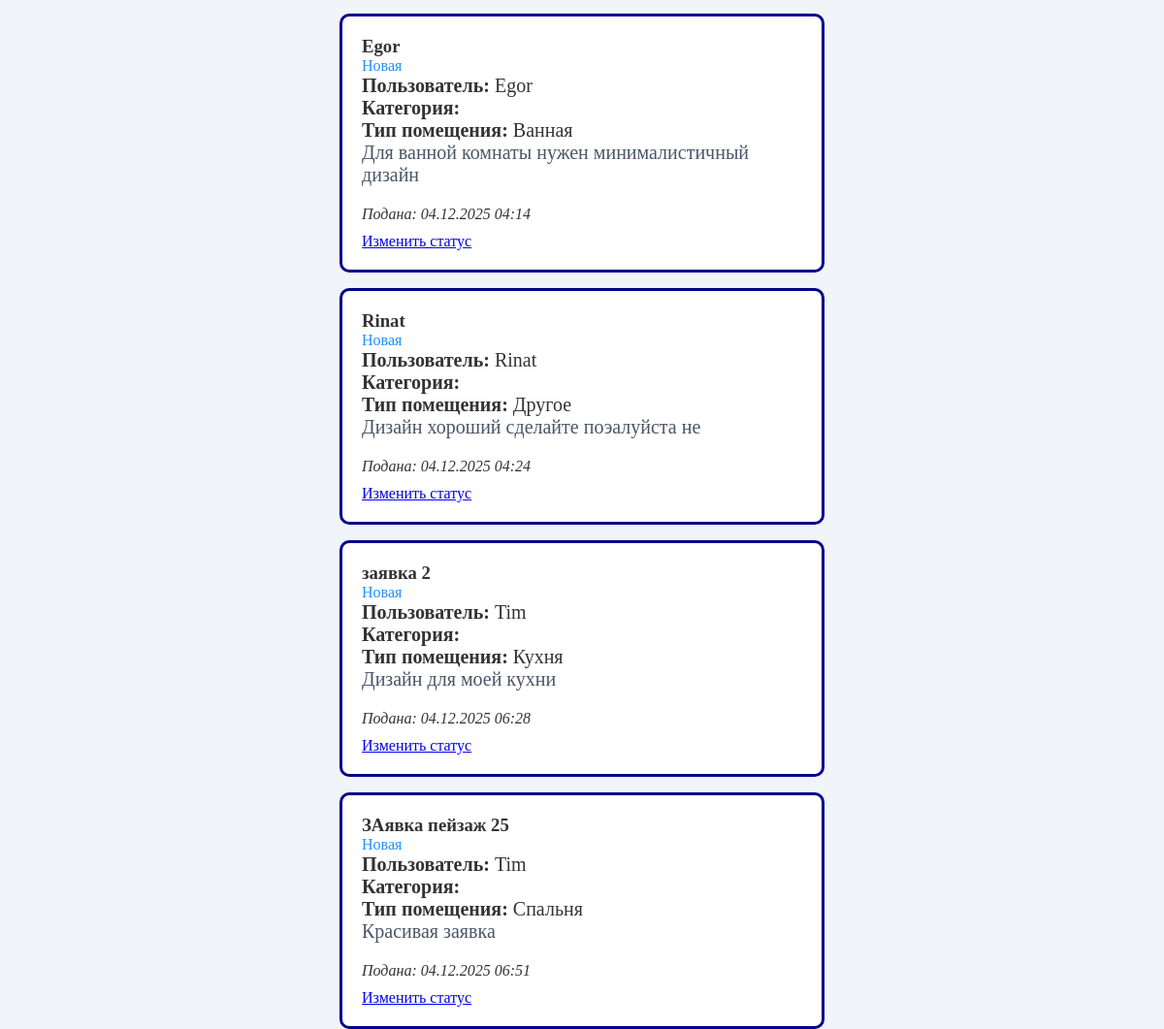
The app's page /catalog/admin/all-requests/ (signed in, lower part), older data.
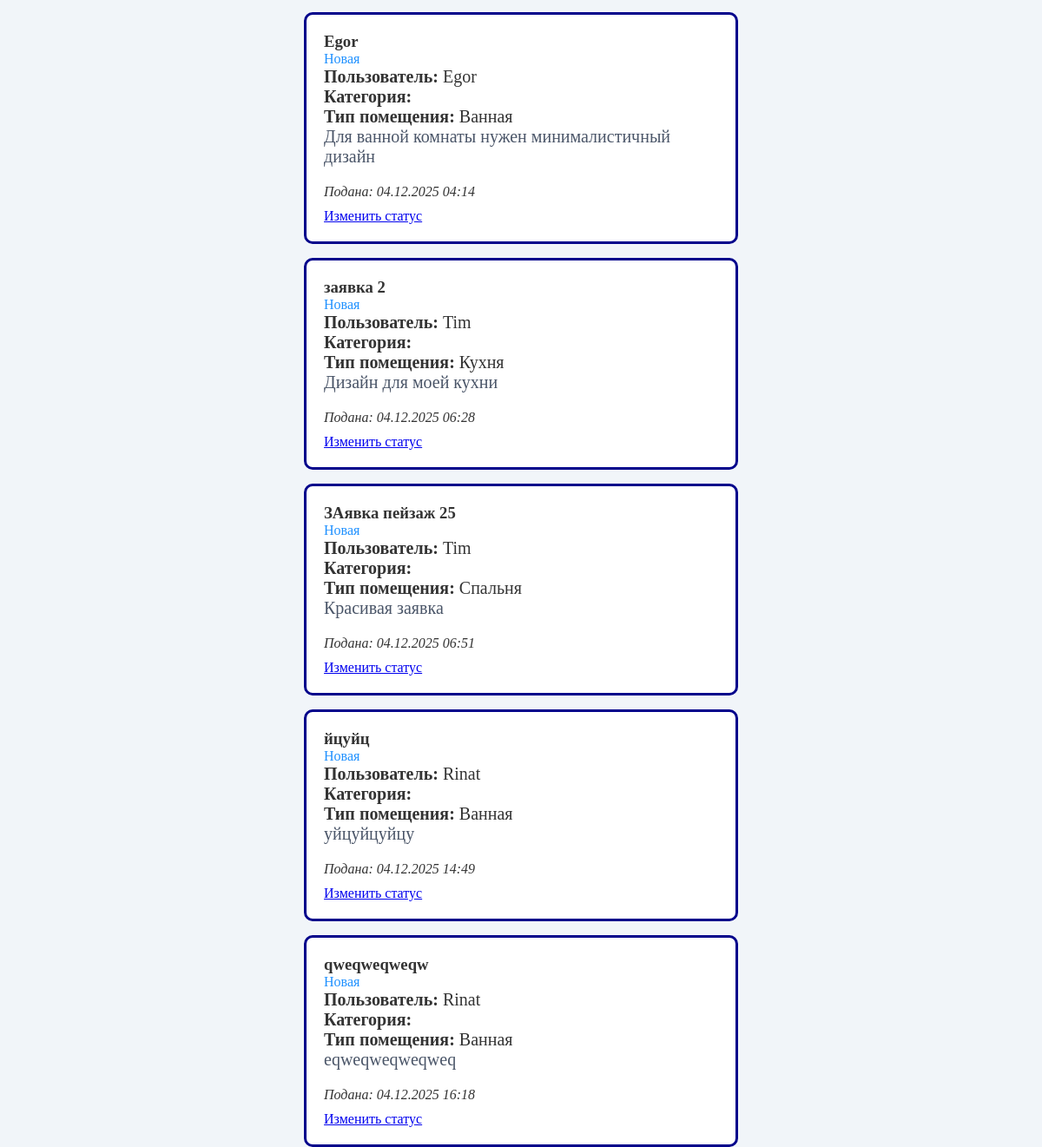
The same page, newer data.
### catalog/models.py (models this page shows, shortened)
class DesignRequest(models.Model):
    ROOM_CHOICES = [
        ('living', 'Гостиная'),
        ('kitchen', 'Кухня'),
        ('bedroom', 'Спальня'),
        ('bathroom', 'Ванная'),
        ('office', 'Офис'),
        ('commercial', 'Коммерческое помещение'),
        ('other', 'Другое'),
    ]
    STATUS_CHOICES = [
        ('new', 'Новая'),
        ('in_progress', 'В работе'),
        ('completed', 'Завершена'),
    ]
    name = models.CharField('Имя', max_length=100, blank=True)
    room_type = models.CharField('Тип помещения', max_length=20, choices=ROOM_CHOICES)
    description = models.TextField('Описание задачи', blank=True)
    status = models.CharField('Статус', max_length=20, choices=STATUS_CHOICES, default='new')
    created_at = models.DateTimeField('Дата заявки', auto_now_add=True)
    customer = models.ForeignKey(settings.AUTH_USER_MODEL, on_delete=models.SET_NULL, null=True, blank=True)
    image = models.ImageField( 'Фото помещения или план', upload_to='request_images/', blank=True, null=True)
    category = models.ForeignKey(DesignCategory, on_delete=models.CASCADE, null=True, verbose_name='Категория заявки')
    design_image = models.ImageField('Изображение дизайна', upload_to='design_results/', blank=True, null=True)
    admin_comment = models.TextField('Комментарий администратора', blank=True)

### catalog/views.py (the view)
# urls.py: path('admin/all-requests/', AllDesignRequestsListView.as_view(), name='all-requests'),
class AllDesignRequestsListView(LoginRequiredMixin, UserPassesTestMixin, ListView):
    model = DesignRequest
    template_name = 'catalog/all_requests.html'
    context_object_name = 'requests_list'
    ordering = ['-created_at']
    def test_func(self):
        return self.request.user.is_superuser
    def get_queryset(self):
        return DesignRequest.objects.all()

### catalog/templates/catalog/all_requests.html (shortened to what this page needs)
{% extends "base_generic.html" %}
{% block content %}
  {% if requests_list %}
    <div class="requests-list">
      {% for request in requests_list %}
        <div class="request-card">
          <div class="request-header">
            <h3 class="request-name">{{ request.name }}</h3>
            <div class="request-status">{{ request.get_status_display }}</div>
          </div>
          <div class="request-body">
            <p><strong>Пользователь:</strong> {{ request.customer.username }}</p>
            <p><strong>Категория:</strong> {{ request.category.name }}</p>
            <p><strong>Тип помещения:</strong> {{ request.get_room_type_display }}</p>
            {% if request.description %}
              <p class="request-desc">{{ request.description|truncatewords:20 }}</p>
            {% endif %}
          </div>
          <div class="request-footer">
            <div class="request-date">Подана: {{ request.created_at|date:"d.m.Y H:i" }}</div>
          </div>
          {% if user.is_superuser and request.status == 'new' %}
            <div style="margin-top: 10px;">
              <a href="{% url 'update-request-status' request.id %}" class="btn-secondary">Изменить статус</a>
            </div>
          {% endif %}
        </div>
      {% endfor %}
    </div>
  {% else %}
    <div class="empty-state">
      <p>Нет заявок.</p>
    </div>
  {% endif %}
{% endblock %}

Row changes from the older to the newer data that the page shows:
removed DesignRequest: name "Rinat", status "Новая", customer.username "Rinat", room_type "Другое", description "Дизайн хороший сделайте поэалуйста не", created_at "04.12.2025 04:24", shows "Изменить статус"
added DesignRequest: name "йцуйц", status "Новая", customer.username "Rinat", room_type "Ванная", description "уйцуйцуйцу", created_at "04.12.2025 14:49", shows "Изменить статус"
added DesignRequest: name "qweqweqweqw", status "Новая", customer.username "Rinat", room_type "Ванная", description "eqweqweqweqweq", created_at "04.12.2025 16:18", shows "Изменить статус"
